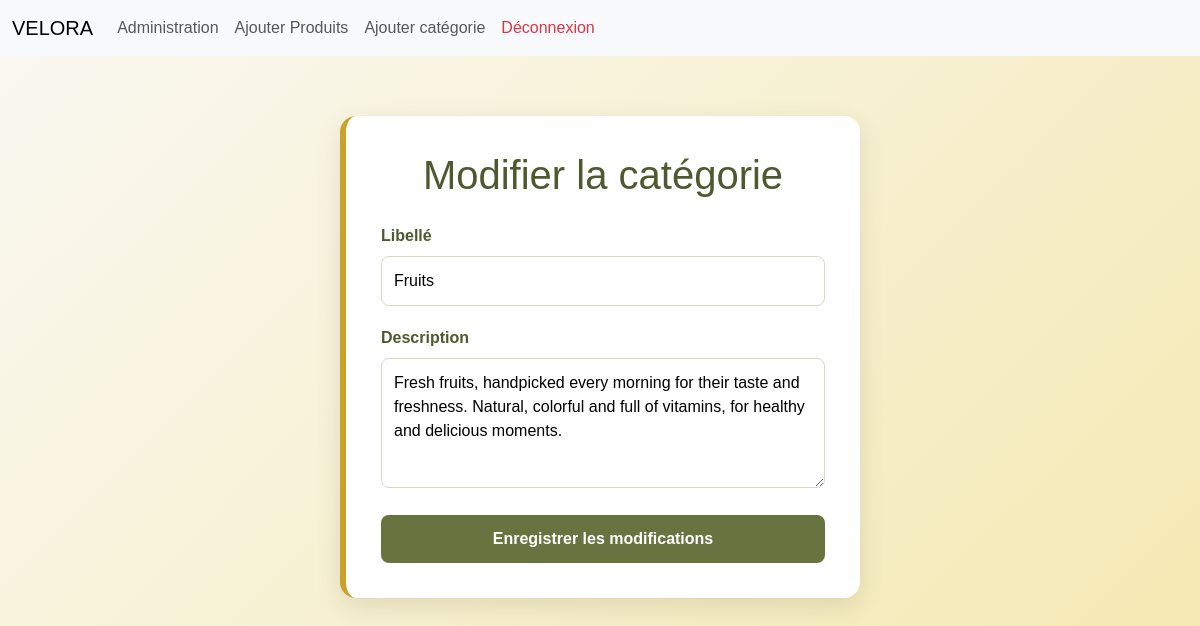
Screenshot of /modifier_categorie.php?id=3 (signed in) with the database file from the repository.
### tables this page shows
CREATE TABLE `categorie` (
  `Id` int(11) NOT NULL,
  `Libelle` varchar(255) NOT NULL,
  `Description` varchar(500) DEFAULT NULL,
  `date_creation` datetime DEFAULT current_timestamp()
);

### modifier_categorie.php (the view, shortened to what this page needs)
<?php
require_once "include/data.php";
$id = (int) ($_GET['id'] ?? $_POST['id'] ?? 0);
$sql = $pdo->prepare(
    "SELECT * FROM Categorie WHERE Id = ?"
);
$sql->execute([$id]);
$categorie = $sql->fetch(PDO::FETCH_ASSOC);
?>
<!DOCTYPE html>
<html lang="fr">
<head>
    <link
        href="https://cdn.jsdelivr.net/npm/bootstrap@5.3.8/dist/css/bootstrap.min.css"
        rel="stylesheet"
    >
</head>
<body>
<?php include "include/nav.php"; ?>
<div class="edit-card">
    <h1>Modifier la catégorie</h1>
    <form method="post">
        <label for="libelle">Libellé</label>
        <input
            type="text"
            id="libelle"
            name="libelle"
            value="<?= htmlspecialchars($categorie['Libelle']) ?>"
            required
        >
        <label for="description">Description</label>
        <textarea
            id="description"
            name="description"
        ><?= htmlspecialchars($categorie['Description'] ?? '') ?></textarea>
        <button
            type="submit"
            name="modifier"
            class="btn-save"
        >
            Enregistrer les modifications
        </button>
    </form>
</div>
</body>
</html>

### modifier_categorie.php (style rules this page uses)
:root { --olive: #68743f; --olive-dark: #4f592f; --gold: #c9a227; }
body { min-height: 100vh; font-family: Arial, sans-serif; background: linear-gradient( 135deg, #faf9f3, #f4e7ad ); }
.edit-card { width: 92%; max-width: 520px; margin: 60px auto; padding: 35px; background: white; border-left: 6px solid var(--gold); border-radius: 16px; box-shadow: 0 8px 25px rgba(80, 80, 40, .14); }
h1 { margin-bottom: 25px; color: var(--olive-dark); text-align: center; }
label { margin-bottom: 8px; color: var(--olive-dark); font-weight: bold; }
input, textarea { width: 100%; margin-bottom: 20px; padding: 12px; border: 1px solid #d8d8c8; border-radius: 8px; }
textarea { min-height: 130px; resize: vertical; }
.btn-save { width: 100%; padding: 12px; color: white; background: var(--olive); border: none; border-radius: 8px; font-weight: bold; }

### rows the page displays
categorie: libelle "Fruits", description "Fresh fruits, handpicked every morning for their taste and freshness. Natural, colorful and full of vitamins, for healthy and delicious moments."
